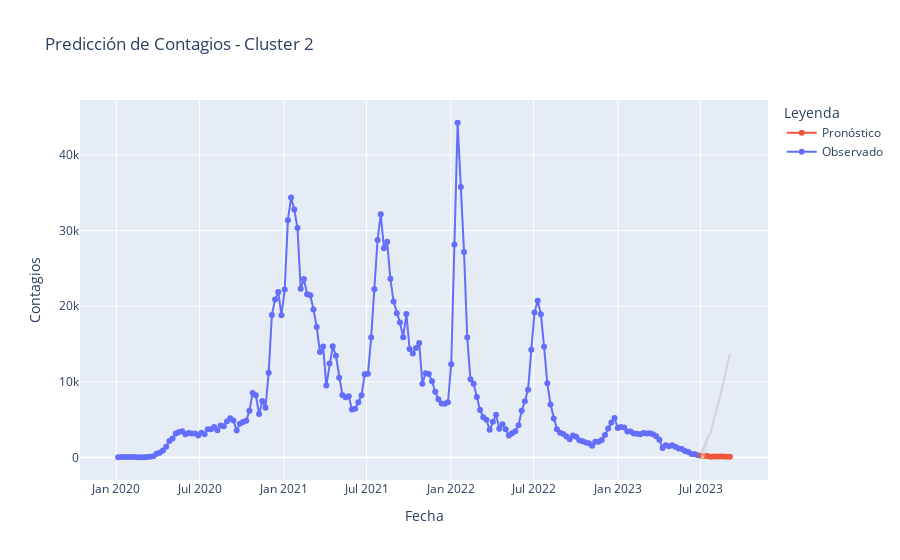

Notebook code cell kept with this figure:
### Code cell
datos = cargar_datos_cluster(ruta_csv, cluster_id)
datos_transformados, lambda_ = preparar_datos_actuales(datos)
modelo_ajustado = ajustar_modelo_sarima(datos_transformados, params_ARIMA, params_estacional)
datos_predicciones, intervalos_confianza = realizar_predicciones_futuras(modelo_ajustado, n_preds, lambda_)
visualizar_predicciones_futuras(datos, datos_predicciones, intervalos_confianza, cluster_id)

### Figure 1 — Plotly figure (JSON) as saved in the notebook; plotly's stock layout.template omitted (floating-point values rounded to 4 significant figures; data arrays with more than 128 entries replaced by an {"elided": "..."} marker saying what was removed)
{"data": [{"mode": "lines+markers", "name": "Observado", "type": "scatter", "x": {"elided": "182 str values"}, "y": {"elided": "182 int values"}}, {"mode": "lines+markers", "name": "Pronóstico", "type": "scatter", "x": ["2023-07-02T00:00:00", "2023-07-09T00:00:00", "2023-07-16T00:00:00", "2023-07-23T00:00:00", "2023-07-30T00:00:00", "2023-08-06T00:00:00", "2023-08-13T00:00:00", "2023-08-20T00:00:00", "2023-08-27T00:00:00", "2023-09-03T00:00:00"], "y": [211.9, 182.6, 199.1, 102.5, 134.5, 125.8, 116.3, 113.5, 103.1, 94.18]}, {"line": {"color": "lightgrey"}, "mode": "lines", "showlegend": false, "type": "scatter", "x": ["2023-07-02T00:00:00", "2023-07-09T00:00:00", "2023-07-16T00:00:00", "2023-07-23T00:00:00", "2023-07-30T00:00:00", "2023-08-06T00:00:00", "2023-08-13T00:00:00", "2023-08-20T00:00:00", "2023-08-27T00:00:00", "2023-09-03T00:00:00"], "y": [28.28, 0.2096, null, null, null, null, null, null, null, null]}, {"fill": "tonexty", "line": {"color": "lightgrey"}, "mode": "lines", "showlegend": false, "type": "scatter", "x": ["2023-07-02T00:00:00", "2023-07-09T00:00:00", "2023-07-16T00:00:00", "2023-07-23T00:00:00", "2023-07-30T00:00:00", "2023-08-06T00:00:00", "2023-08-13T00:00:00", "2023-08-20T00:00:00", "2023-08-27T00:00:00", "2023-09-03T00:00:00"], "y": [730.6, 1428.0, 2666.0, 3246.0, 5033.0, 6528.0, 8120.0, 9971.0, 11780.0, 13720.0]}], "layout": {"legend": {"title": {"text": "Leyenda"}}, "title": {"text": "Predicción de Contagios - Cluster 2"}, "xaxis": {"title": {"text": "Fecha"}}, "yaxis": {"title": {"text": "Contagios"}}}}
